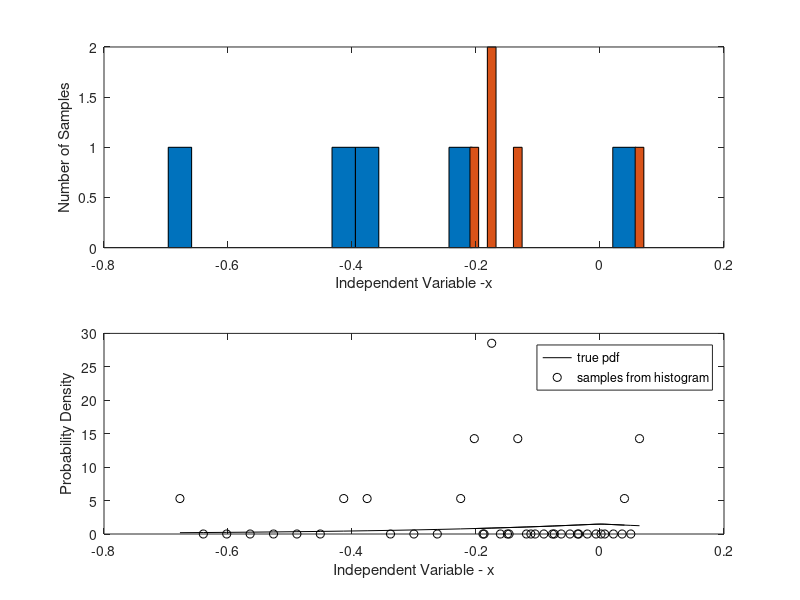

Recreate this plot in MATLAB.
%This project takes a random distribution on n number of point and maps the point the a laplace random variable distribution.
%Being able to map random data points to a specific distribution will allow you to further analyze data for patterns. 
%Specifially, laplace distribution has a advantage of a normal distirbution since it had moderate tails on the plot resulting in better analysis.  
%In order to map to laplace random variable I had used the inverse transform method to get the function for the laplace distibution (y_exp andy_exp1). 
%Laplace distribution anaylsis is largely used in stock returns and can help investors make decision using prior return data.  
clear all
n = input('Enter number of points >');         
varX=2/9;                                 %arbitrary value for the variance
b = sqrt(varX/2);
m=0;                                    %mean set at 0
u = rand(1,n);
y_exp= b*log(2*u)-m; %x<=m
y_exp1= -b*log(2-(2*u))+m;  %x>=m
[N_samp,x]=hist(y_exp,20);          
[N_samp1,x1]=hist(y_exp1,20); 
subplot(2,1,1)                        %creating a histogram of the random points
bar(x,N_samp,1)
hold on
bar(x1,N_samp1,1)
ylabel('Number of Samples')     
xlabel('Independent Variable -x')
subplot(2,1,2)
y=(1/(2*b))*exp(-1*abs(x-m)/b);
y1=(1/(2*b))*exp(-1*abs(x1-m)/b);
del_x=x(3)-x(2);
del_x1=x1(3)-x1(2);
p_hist = N_samp/n/del_x;
p_hist1 = N_samp1/n/del_x1;
plot(x,y,'k',x,p_hist,'ok')                 %maping the point along side the laplace distribution 
hold on
plot(x1,y1,'k',x1,p_hist1,'ok')
ylabel('Probability Density')
xlabel('Independent Variable - x')
legend('true pdf','samples from histogram')
